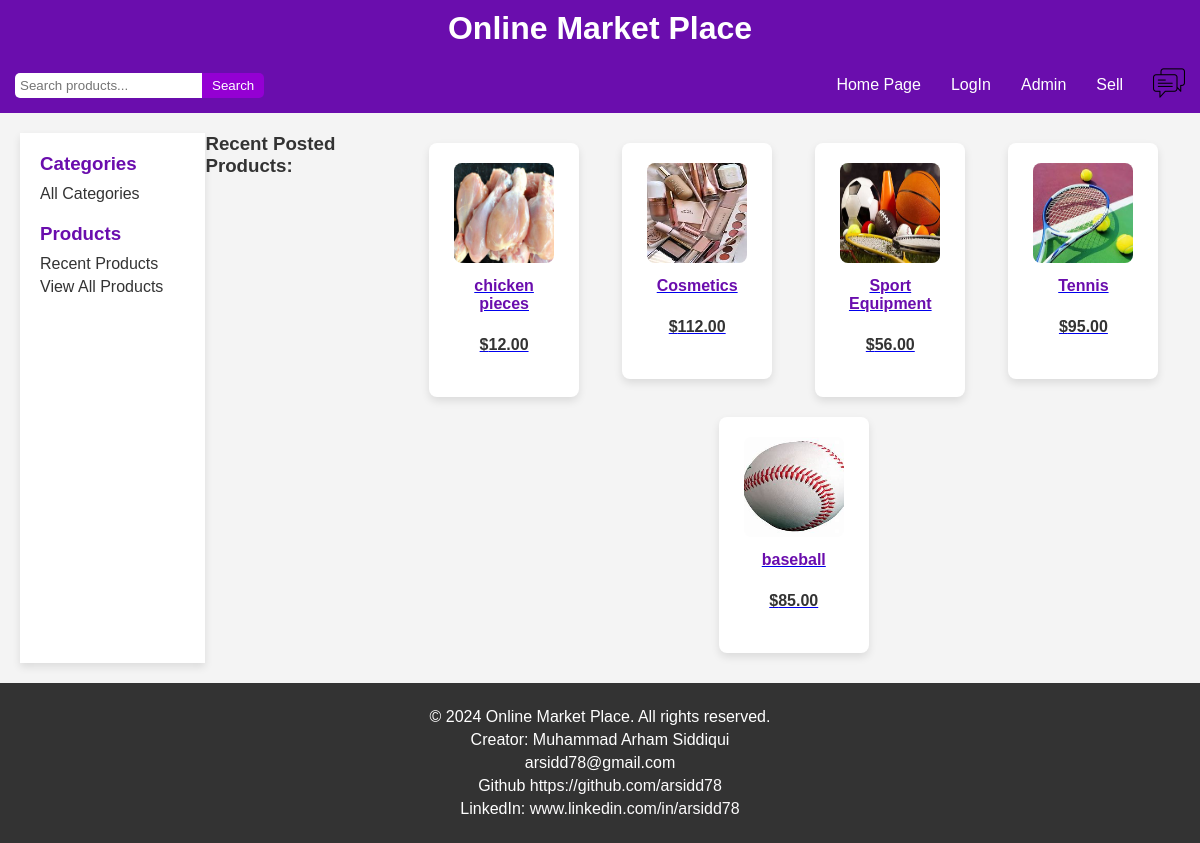
The app's page /, older data.
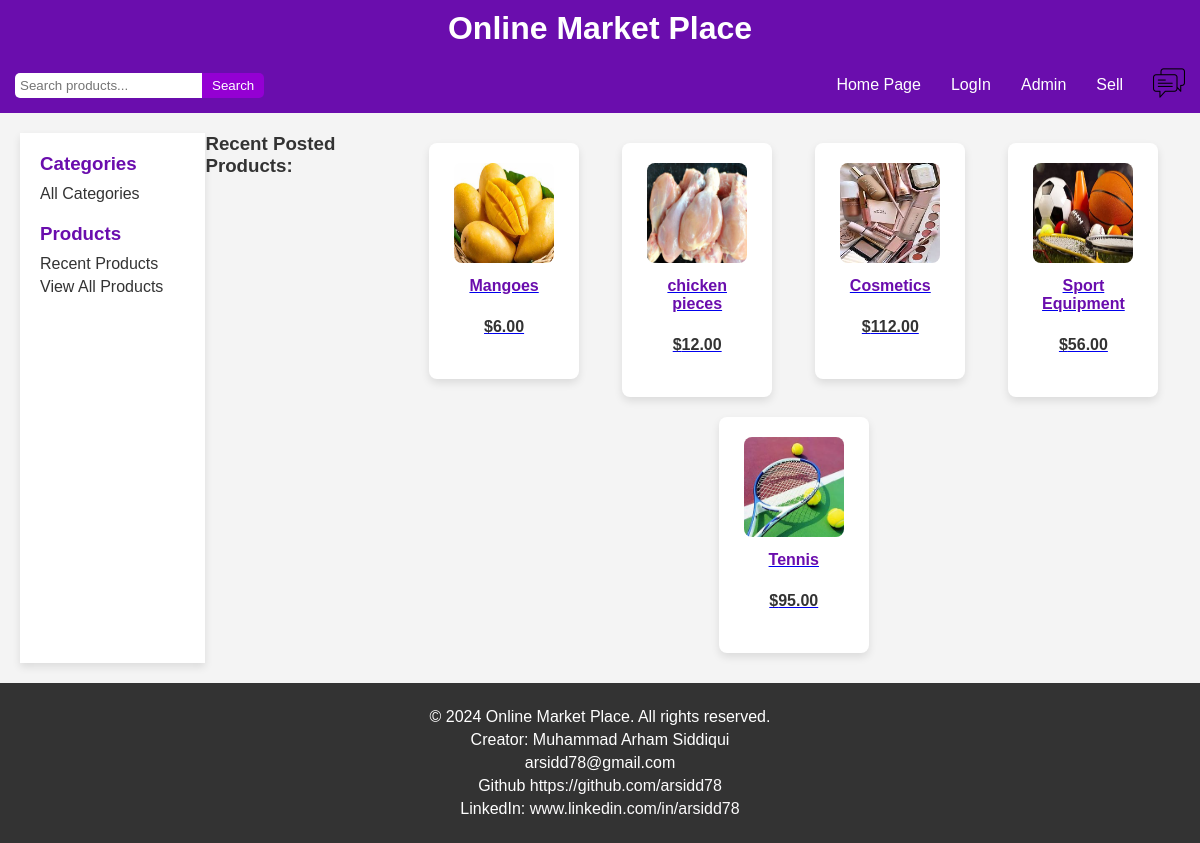
The same page, newer data.
### product/models.py (models this page shows, shortened)
class Products(models.Model):
    name = models.ForeignKey(User,on_delete=models.CASCADE)
    product_name = models.CharField(max_length=200)
    product_description = models.TextField(max_length=500)
    product_price = models.DecimalField('Price',max_digits=7,decimal_places=2)
    product_discounted_price = models.DecimalField('Discounted Price',max_digits=7,decimal_places=2,null=True,blank=True)
    product_delivery_charge = models.IntegerField(default=0)
    product_tax_rate = models.DecimalField(decimal_places=3,max_digits=5, null= True, blank= True)
    product_specification = models.TextField(null= True, blank= True)
    product_posted_date = models.DateField( auto_now_add=True)
    product_images = models.ImageField(upload_to='products/')
    product_images2 = models.ImageField(null=True,blank=True,upload_to='products/')
    product_images3 = models.ImageField(null=True,blank=True,upload_to='products/')
    product_images4 = models.ImageField(null=True,blank=True,upload_to='products/')
    product_images5 = models.ImageField(null=True,blank=True,upload_to='products/')
    categories_choices = product_categories = {
    "ELECTRONICS": "Electronics",
    "CLOTHING & ACCESSORIES": "Clothing & Accessories",
    "HOME & KITCHEN": "Home & Kitchen",
    "BEAUTY & PERSONAL CARE": "Beauty & Personal Care",
    "HEALTH & FITNESS": "Health & Fitness",
    "TOYS & GAMES": "Toys & Games",
    "BOOKS & MEDIA": "Books & Media",
    "AUTOMOTIVE": "Automotive",
    "SPORTS & OUTDOORS": "Sports & Outdoors",
    "PET SUPPLIES": "Pet Supplies",
    "HOME APPLIANCES": "Home Appliances",
    "OFFICE SUPPLIES": "Office Supplies",
    "FURNITURE & DECOR": "Furniture & Decor",
    "JEWELRY & WATCHES": "Jewelry & Watches",
    "BABY & TODDLER": "Baby & Toddler",
    "FOOD & GROCERIES": "Food & Groceries",
    "ARTS & CRAFTS": "Arts & Crafts",
    "MUSICAL INSTRUMENTS": "Musical Instruments",
    "GARDEN & OUTDOOR LIVING": "Garden & Outdoor Living",
    "TRAVEL & LUGGAGE": "Travel & Luggage",
    "SMARTPHONE": "Smartphone",
    "LAPTOP": "Laptop",
    "CAMERA": "Camera",
    "TV": "TV",
    "HEADPHONE": "Headphone",
    "GADGET": "Gadget",
    "APPAREL": "Apparel",
    "BAG": "Bag",
    "JEWELRY": "Jewelry",
    "SUNGLASSES": "Sunglasses",
    "WATCH": "Watch",
    "HOME IMPROVEMENT": "Home Improvement",
    "DECOR": "Decor",
    "KITCHEN APPLIANCES": "Kitchen Appliances",
    "COOKWARE": "Cookware",
    "FURNITURE": "Furniture",
    "SKINCARE": "Skincare",
    "MAKEUP": "Makeup",
    "HAIRCARE": "Haircare",
    "GROOMING": "Grooming",
    "FRAGRANCES": "Fragrances",
    "EXERCISE EQUIPMENT": "Exercise Equipment",
    "NUTRITIONAL SUPPLEMENTS": "Nutritional Supplements",
    "FITNESS TRACKERS": "Fitness Trackers",
    "YOGA MATS": "Yoga Mats",
    "TOYS": "Toys",
    "BOARD GAMES": "Board Games",
    "PUZZLES": "Puzzles",
    "EDUCATIONAL TOYS": "Educational Toys",
    "OUTDOOR PLAY EQUIPMENT": "Outdoor Play Equipment",
    "BOOKS": "Books",
    "E-BOOKS": "E-books",
    "AUDIOBOOKS": "Audiobooks",
    "DVDS": "DVDs",
    "CDS": "CDs",
    "DIGITAL MEDIA": "Digital Media",
    "CAR PARTS": "Car Parts",
    "ACCESSORIES": "Accessories",
    "TOOLS": "Tools",
    "MAINTENANCE SUPPLIES": "Maintenance Supplies",
    "ELECTRONICS": "Electronics",
    "SPORTING EQUIPMENT": "Sporting Equipment",
    "CAMPING GEAR": "Camping Gear",
    "HIKING GEAR": "Hiking Gear",
    "OUTDOOR CLOTHING": "Outdoor Clothing",
    "FOOD": "Food",
    "TOYS": "Toys",
    "GROOMING PRODUCTS": "Grooming Products",
    "BEDS": "Beds",
    "CARRIERS": "Carriers",
    "LARGE APPLIANCES": "Large Appliances",
    "SMALL APPLIANCES": "Small Appliances",
    "STATIONERY": "Stationery",
    "DESK ORGANIZERS": "Desk Organizers",
    "PRINTERS": "Printers",
    "OFFICE FURNITURE": "Office Furniture",
    "TECHNOLOGY ACCESSORIES": "Technology Accessories",
    "SOFAS": "Sofas",
    "CHAIRS": "Chairs",
    "TABLES": "Tables",
    "LIGHTING FIXTURES": "Lighting Fixtures",
    "RUGS": "Rugs",
    "RINGS": "Rings",
    "NECKLACES": "Necklaces",
    "BRACELETS": "Bracelets",
    "EARRINGS": "Earrings",
    "WATCHES": "Watches",
    "CLOTHING": "Clothing",
    "DIAPERS": "Diapers",
    "FEEDING SUPPLIES": "Feeding Supplies",
    "STROLLERS": "Strollers",
    "TOYS": "Toys",
    "NON-PERISHABLE FOOD": "Non-perishable Food",
    "SNACKS": "Snacks",
    "BEVERAGES": "Beverages",
    "GOURMET FOODS": "Gourmet Foods",
    "SPICES": "Spices",
    "ART SUPPLIES": "Art Supplies",
    "CRAFTING MATERIALS": "Crafting Materials",
    "DIY KITS": "DIY Kits",
    "SEWING SUPPLIES": "Sewing Supplies",
    "GUITARS": "Guitars",
    "KEYBOARDS": "Keyboards",
    "DRUMS": "Drums",
    "VIOLINS": "Violins",
    "WIND INSTRUMENTS": "Wind Instruments",
    "GARDENING TOOLS": "Gardening Tools",
    "PLANTS": "Plants",
    "OUTDOOR FURNITURE": "Outdoor Furniture",
    "BBQ GRILLS": "BBQ Grills",
    "LUGGAGE SETS": "Luggage Sets",
    "BACKPACKS": "Backpacks",
    "TRAVEL ACCESSORIES": "Travel Accessories",
    "TOILETRIES": "Toiletries",
    "OUTDOOR GEAR": "Outdoor Gear"
    }
    product_category = models.CharField('category',max_length=100,choices=categories_choices)
    product_quantity = models.PositiveIntegerField()
    sellor_name = models.CharField(max_length=100)
    company_name = models.CharField(null= True, blank= True, max_length=200)
    product_website = models.URLField(null= True,blank=True)

### product/views.py (the view)
# urls.py: path('',views.home,name='home'),
def home(request):
    try:
        member = get_object_or_404(Member, user = request.user)
        if request.user.is_authenticated:
            products = Products.objects.order_by('-product_posted_date')[:5]
        else:
            products = Products.objects.order_by('-product_posted_date')[:10]
        messages_recieved = member.user_messages_received.all()
        unread_messages = 0
        new_sales_order = 0
        try:
            purchase_orders = Purchase.objects.filter(sellor = request.user)
            for order in purchase_orders:
                if order.read == False:
                  new_sales_order +=1
        except:# Incase there is no sale order
            purchase_orders = None
        for msg in messages_recieved:
            if msg.read == False:
                unread_messages+=1
        try:
            if request.user.is_authenticated:
                items = member.user_interest.all()
                context = {
                    'products':products,
                    'items':items[:5] ,
                    'member':member,
                    'request':request,
                    'unread_messages':unread_messages,
                    'new_sales_order': new_sales_order
                }
        except: # Incase there is no user_interest:
            context = {
                'products':products,
                'request':request,
                'member':member,
                'unread_messages':unread_messages,
                'new_sales_order': new_sales_order
                }
        return render(request,'product/index.html',context=context)
    except :
        products = Products.objects.order_by('-product_posted_date')[:5]
        context = {'products':products}
        return render(request,'product/index.html',context=context)

### product/templates/product/index.html (shortened to what this page needs)
{% load static %}
<!DOCTYPE html>
<html lang="en">
<head>
    <link rel="stylesheet" href="{% static 'product/index_style.css' %}">
</head>
<body>
    <header>
        <h1>Online Market Place</h1>
    </header>
    <nav>
        <div class="search-container">
            <form action="{% url 'product:search' %}" method="post">
                <input type="search" name="search_bar" placeholder="Search products...">
                <input type="submit" value="Search" >
            </form>
        </div>
        <a href="{% url 'product:home' %}">Home Page</a>
        {% if request.user.is_authenticated %}
            <a href="{% url 'registration:signout' %}">LogOut</a>
        {% else %}
            <a href="{% url 'registration:login' %}">LogIn</a>
        {% endif %}
        <a href="/admin/">Admin</a>
        <a href="{% url 'member:add_product_page' %}">Sell</a>
        <a href="{% url 'chat:sellor-chat' %}">{{unread_messages}}<img src="/media/logos/chat_logo.png" alt="chat" width="32"></a>
    </nav>
    <div class="main-content">
        <aside class="aside_links">
            <section>
                <h3>Categories</h3>
                <a href="{% url 'product:categories_page' %}">All Categories</a>
            </section>
            <section>
                <h3>Products</h3>
                <a href="{% url 'product:recent_products' %}">Recent Products</a>
                <a href="{% url 'product:view_all' %}">View All Products</a>
            </section>
        </aside>
            <h3>Recent Posted Products:</h3>
            <div class="article_product_list">
                {% for product in products %}
                    <a href="{% url 'product:details' product.id %}" class="product_detailslink">
                        <article class="product_data">
                            <img src="{{ product.product_images.url }}" alt="{{ product.product_name }}" width="100" height="100">
                            <br>
                            <label class="discounted_price">{{ product.product_name }}</label><br>
                            {% if product.product_discounted_price %}
                                <label>${{ product.product_price }} ${{ product.product_discounted_price }}</label><br>
                            {% else %}
                                <label class="price">${{ product.product_price }}</label><br>
                            {% endif %}
                        </article>
                    </a>
                {% endfor %}
            </div>
        </div>
    <footer>
        <p>&copy; 2024 Online Market Place. All rights reserved.</p>
        <p>Creator: Muhammad Arham Siddiqui</p>
        <p>arsidd78@gmail.com</p>
        <p>Github <a href="https://github.com/arsidd78">https://github.com/arsidd78</a></p>
        <p>LinkedIn: <a href="www.linkedin.com/in/arsidd78">www.linkedin.com/in/arsidd78</a></p>
    </footer>
</body>
</html>

### product/static/product/index_style.css (style rules this page uses)
* { margin: 0; padding: 0; box-sizing: border-box; font-family: Arial, sans-serif; }
html, body { height: 100%; background-color: #f4f4f4; color: #333; display: flex; flex-direction: column; }
header { background-color: #6a0dad; color: white; padding: 10px 0; text-align: center; }
.search-container { flex-grow: 1; }
.search-container form { display: flex; }
.search-container input[type="search"] { padding: 5px; border: none; margin-left: 15px; border-radius: 5px 0 0 5px; }
.search-container input[type="submit"] { padding: 5px 10px; border: none; background-color: #9400d3; color: white; border-radius: 0 5px 5px 0; cursor: pointer; }
nav { background-color: #6a0dad; display: flex; justify-content: center; align-items: center; padding: 10px 0; }
nav .search-container { display: flex; align-items: center; margin-right: 20px; }
nav input[type="search"] { padding: 5px 10px; border: 2px solid #ddd; border-radius: 20px 0 0 20px; outline: none; }
nav a { color: white; text-decoration: none; margin: 0 15px; transition: color 0.3s; }
.main-content { display: flex; flex-grow: 1; padding: 20px; }
.aside_links { background-color: white; padding: 20px; width: 200px; box-shadow: 0 4px 8px rgba(0, 0, 0, 0.1); }
.aside_links section { margin-bottom: 20px; }
.aside_links h3 { color: #6a0dad; margin-bottom: 10px; }
.aside_links a { color: #333; text-decoration: none; display: block; margin-bottom: 5px; transition: color 0.3s; }
.user_interest, .article_product_list { display: flex; flex-wrap: wrap; justify-content: space-around; }
.user_interest article, .article_product_list .product_data { background-color: white; border-radius: 8px; box-shadow: 0 4px 8px rgba(0, 0, 0, 0.1); margin: 10px; padding: 20px; text-align: center; width: 150px; transition: transform 0.3s, box-shadow 0.3s; }
.user_interest img, .article_product_list img { border-radius: 8px; margin-bottom: 10px; }
.user_interest label, .article_product_list label { display: block; margin-bottom: 5px; }
.discounted_price { color: #6a0dad; font-weight: bold; }
.price { color: #333; font-weight: bold; }
footer { background-color: #333; color: white; padding: 20px; text-align: center; margin-top: auto; }
footer p { margin: 5px 0; }
footer a { color: #fcfbfc; text-decoration: none; }

Row changes from the older to the newer data that the page shows:
no longer on this page (row edited): Products: product_images (picture), product_name "baseball", product_price "85.00"
added Products: product_images (picture), product_name "Mangoes", product_price "6.00"
